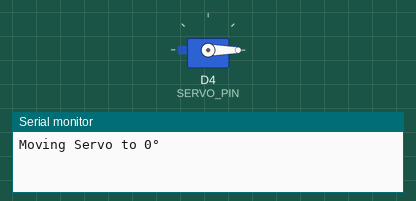
Simulated run of this sketch. Board: ESP8266 (NodeMCU). On the bench: servo, the last lines printed to the serial monitor.

Above: at 0.05 s.
At 1.5 s:
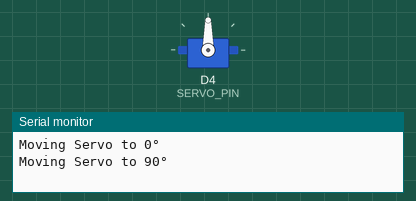
At 3.0 s:
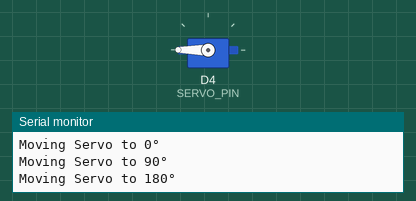
Timing chart, 0 to 6.9 s (numbered marks = the images above):
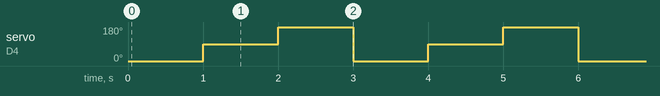

The sketch:

NodeMCuServoTest.ino
```cpp
#include <Servo.h>

Servo myServo;
#define SERVO_PIN D4  // Connect Servo signal pin to D4 (GPIO2)

void setup() {
    myServo.attach(SERVO_PIN);
    Serial.begin(115200);
}

void loop() {
    Serial.println("Moving Servo to 0°");
    myServo.write(0);
    delay(1000);

    Serial.println("Moving Servo to 90°");
    myServo.write(90);
    delay(1000);

    Serial.println("Moving Servo to 180°");
    myServo.write(180);
    delay(1000);
}
```

Measured:
- by itself, servo on D4 (SERVO_PIN): repeats every 3.0 s: 180° 1.0 s, 0° 1.0 s, 90° 1.0 s
